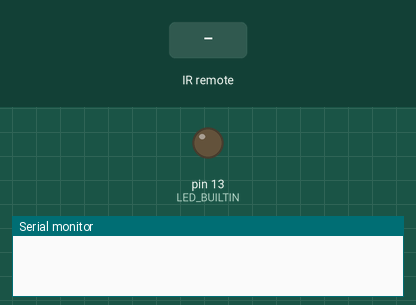
Simulated run of this sketch. Board: Arduino Uno, built with avr-gcc and run on an emulated ATmega328P. Shown: output pins drawn as LEDs (lit = HIGH), the last lines printed to the serial monitor. The inputs (shaded band) are chosen by the test bench.

Above: at 1.2 s.
1.3 s: infrared code 0xFF629D received
At 2.2 s:
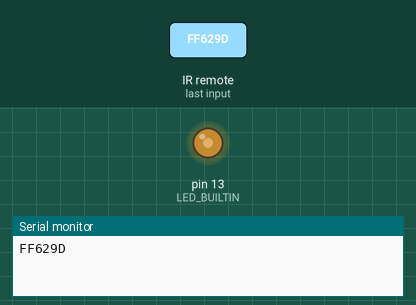
Timing chart, 0 to 4.3 s (numbered marks = the images above; inputs shaded):
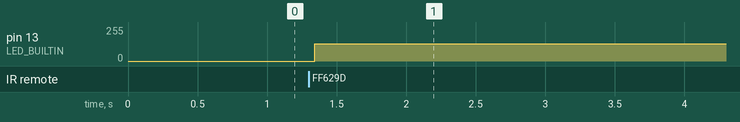

The sketch:

Test_IRRemote.ino
```cpp
#include <IRremote.h>

#define BUT_ON 16736925

int RECV_PIN = 11; //define input pin on Arduino
IRrecv irrecv(RECV_PIN);
decode_results results;


void setup() {
  Serial.begin(9600);
  irrecv.enableIRIn(); // Start the receiver

  //LED DEBUG
  pinMode(LED_BUILTIN, OUTPUT);
}

void loop() {
  if (irrecv.decode(&results)) {
    Serial.println(results.value, HEX);
    irrecv.resume();
  }

  if(results.value == BUT_ON){
    digitalWrite(LED_BUILTIN, !digitalRead(LED_BUILTIN));
  }
}
```

Measured:
- after the input at 1.3 s, pin 13 (LED_BUILTIN): 0/255 → 128/255 at once
